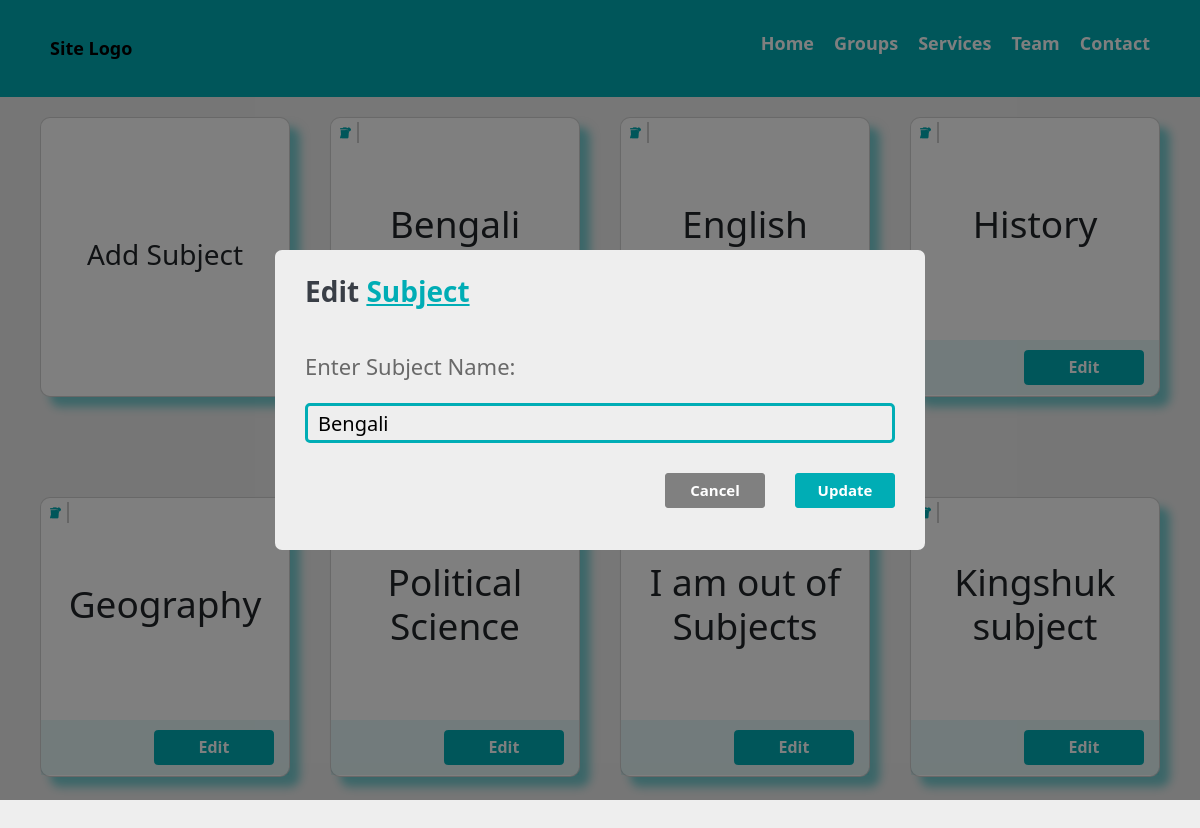
The page /subjectAdd.php?editSubject=true&groupId=11&subjectId=1 on the database its author committed.
### tables this page shows
CREATE TABLE `subject_master` (
  `sub_Id` int(11) NOT NULL,
  `sub_Name` varchar(255) NOT NULL,
  `active` char(1) NOT NULL DEFAULT 'Y',
  `group_Id` int(11) NOT NULL
);

### subjectAdd.php (the view, shortened to what this page needs)
<?php
$groupId = $_REQUEST['groupId'];
include("connection/connection.php");
$addingSubject = false;
$edittingSubject = false;
$subjectNameEdit = "";
if (isset($_REQUEST['editSubject'])) {
    $edittingSubject = true;
    $subjectId = $_REQUEST['subjectId'];
    $query = "SELECT * FROM `subject_master`WHERE `group_Id`='$groupId' AND `sub_Id`='$subjectId'";
    $result = mysqli_query($connection, $query);
    $rowarr1 = mysqli_fetch_array($result);
    $subjectNameEdit = $rowarr1['sub_Name'];
}
$query = "SELECT * FROM `subject_master` WHERE `group_Id`='$groupId' ORDER BY 'sub_Id' ";
$result = mysqli_query($connection, $query);
include("nav.php");
?>
<div class="mainDiv">
    <div class="cardHolder">
        <div class="card" id="addSubject">
            <div class="card-body addCard">
                <ion-icon name="add-circle-outline" class="addIcon"></ion-icon>
                <h5 class="card-title1">Add Subject</h5>
            </div>
        </div>
        <?php
        while ($rowarr = mysqli_fetch_array($result)) {
            ?>
            <div class="card">
                <div class="card-body">
                    <div class="card-title">
                        <h5 class="subjectName">
                            <?php echo $rowarr['sub_Name']; ?>
                        </h5>
                    </div>
                    <div class="buttonPart">
                        <div class="deleteBtnSubj"><i class="fa-solid fa-trash"></i></div>
                        <a href="subjectAdd.php?editSubject=true&groupId=<?php echo $groupId; ?>&subjectId=<?php echo $rowarr['sub_Id']; ?>"
                            class="btn btn-primary editSubjBtn" id="" subjectId=""><i class="fa-solid fa-pen"></i> Edit
                        </a>
                    </div>
                </div>
            </div>
            <?php
        }
        ?>
    </div>
</div>
<?php
if ($addingSubject || $edittingSubject) {
    ?>
    <div class="blackwindow">
        <div class="popupMain">
            <div class="popupBody">
                <?php
                if ($edittingSubject) {
                    ?>
                    <div class="heading1">
                        Edit <span class="headingsub1"> Subject </span>
                    </div>
                    <?php
                } else {
                    ?>
                    <div class="heading1">
                        Add <span class="headingsub1"> New Subject </span>
                    </div>
                    <?php
                }
                ?>
                <form action="" method="post">
                    <div class="subjectNameBody">
                        <div class="subjectNamePopup">Enter Subject Name:</div>
                        <input type="text" value="<?php echo $subjectNameEdit; ?>" name="subjectNamefield" id=""
                            class="subjectNamefield" required autocomplete="off" />
                        <input type="submit" value=<?php
                        if ($edittingSubject) {
                            echo "'Update'";
                        } else {
                            echo "'Add Subject'";
                        } ?> class="submitBtn" />
                        <input type="button" value="Cancel" class="closeSubjBtn">
                    </div>
                </form>
            </div>
        </div>
    </div>
    <?php
}
include("footer.php");
?>

### css/group_add.css (style rules this page uses)
* { margin: 0; padding: 0; box-sizing: border-box; }
html { font-family: poppins; --bgcolor: #EEEEEE; --fontcolor: #393E46; --accentColor: #00ADB5; --font-size: 62.5%; }
body { background-color: #EEEEEE; }
.mainDiv { height: 100vh; width: 100%; position: relative; display: flex; align-items: center; justify-content: center; z-index: 0; font-size: 100%; }
.cardHolder { position: relative; height: 95%; width: 95%; display: grid; justify-content: center; gap: 0 4rem; grid-template-columns: repeat(auto-fill, 25rem); }
ion-icon { font-size: 8rem; color: var(--accentColor); }
.card-title1 { font-size: 2.8rem; }
.card { height: 28rem; width: 25rem; transition: 0.5s; border-radius: 1rem; box-shadow: 1rem 1rem 1rem rgba(0, 173, 181, 0.5); }
.addCard { display: flex; justify-content: center; align-items: center; text-align: center; cursor: pointer; font-size: 5rem; flex-direction: column; }
.deleteBtnSubj { font-size: 2rem; margin-left: 1rem; cursor: pointer; color: #ff5252; transition: .4s; }
.card-title { height: 78%; width: 100%; display: flex; justify-content: center; align-items: center; flex-direction: column; text-align: center; box-sizing: border-box; font-size: 8rem; }
.buttonPart { background-color: rgba(0, 173, 181, 0.1); height: 20%; width: 100%; display: flex; justify-content: space-between; align-items: center; flex-direction: row; box-sizing: border-box; padding-inline: 1.5rem; }
.btn { height: 3.5rem; width: 12rem; font-size: 1.6rem; font-weight: bold; background-color: var(--accentColor); border: .1rem solid var(--accentColor); }
.card-body { padding: 0; }
.groupName, .subjectName { font-size: 3.7rem; pointer-events: none; }
.blackwindow { height: 100vh; width: 100%; background-color: rgba(0, 0, 0, 0.5); display: flex; justify-content: center; align-items: center; position: fixed; z-index: 2; top: 0; left: 0; }
.popupMain { height: 30rem; width: 65rem; background-color: var(--bgcolor); border-radius: .7rem; position: relative; box-sizing: border-box; }
.popupBody { margin-top: 2rem; margin-left: 3rem; margin-right: 3rem; box-sizing: border-box; }
.heading1 { color: var(--fontcolor); font-size: 2.8rem; font-weight: bold; pointer-events: none; }
.headingsub1 { color: var(--accentColor); text-decoration: underline; }
.groupNamePopup, .subjectNamePopup { font-size: 2.2rem; padding-top: 3.8rem; color: #696969; }
.groupNamefield, .subjectNamefield { width: 100%; height: 4rem; border: .3rem solid var(--accentColor); background-color: var(--bgcolor); border-radius: .5rem; margin-top: 2rem; outline: none; padding-left: 1rem; font-size: 2rem; }
.submitBtn { float: right; margin-top: 3rem; margin-left: 3rem; height: 3.5rem; width: 10rem; background-color: var(--accentColor); border: .1rem solid var(--accentColor); border-radius: .3rem; color: white; font-size: 1.5rem; font-weight: bold; cursor: pointer; transition: .5s; }
.closeBtn, .closeSubjBtn { float: right; margin-top: 3rem; height: 3.5rem; width: 10rem; background-color: grey; border: .1rem solid grey; border-radius: .3rem; color: white; font-size: 1.5rem; font-weight: bold; cursor: pointer; transition: .5s; }

### css/nav.css (style rules this page uses)
* { padding: 0; margin: 0; box-sizing: border-box; z-index: 1; }
html { font-size: 62.5%; }

### css/stud_from.css (style rules this page uses)
html { font-family: poppins; }
* { margin: 0; padding: 0; box-sizing: border-box; }
body { font-size: 1.2rem; background: #EEEEEE; }
ion-icon, .fa-solid { padding: 0.5rem 0.7rem; position: absolute; top: 0.4rem; left: 0.2rem; }
.inputname ion-icon, .fa-solid { position: absolute; font-size: 1.1rem; color: #00ADB5; border-right: 0.1rem solid #cccccc; }

### rows shown on the page
subject_master: sub_Name "Bengali", subjectNamefield "Bengali"
subject_master: sub_Name "English"
subject_master: sub_Name "History"
subject_master: sub_Name "Geography"
subject_master: sub_Name "Political Science"
subject_master: sub_Name "I am out of Subjects"
subject_master: sub_Name "Kingshuk subject"
